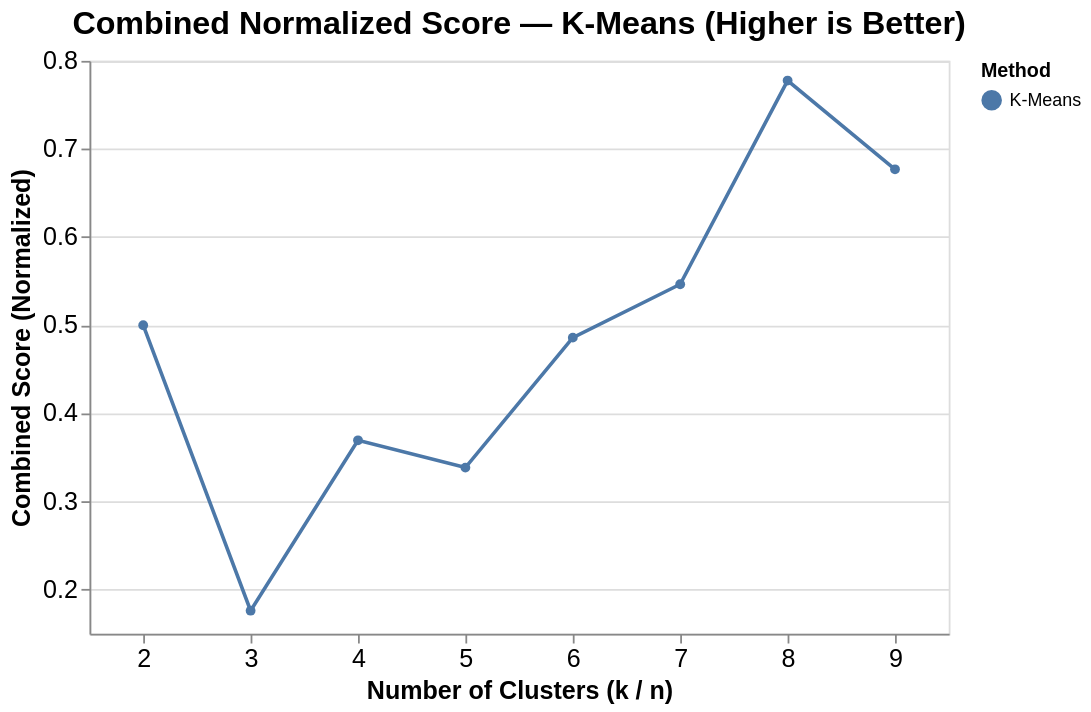

This figure's notebook cell:
### Code cell
def minmax(x):
    x = np.array(x)
    return (x - np.nanmin(x)) / (np.nanmax(x) - np.nanmin(x))


def compute_combined_score(inertias, silhouette_scores, db_scores, ch_scores):
    """Normalize and combine four K-Means metrics into a single score (higher is better)."""
    norm_inertia    = 1 - minmax(inertias)      # lower is better → invert
    norm_silhouette = minmax(silhouette_scores)
    norm_db         = 1 - minmax(db_scores)     # lower is better → invert
    norm_ch         = minmax(ch_scores)
    return (norm_inertia + norm_silhouette + norm_db + norm_ch) / 4


def build_metrics_df(k_range, inertias, silhouette_scores, db_scores, ch_scores, combined_score):
    """Build a summary DataFrame of all K-Means evaluation metrics."""
    return pd.DataFrame({
        'k': list(k_range),
        'Inertia': inertias,
        'Silhouette': silhouette_scores,
        'Davies-Bouldin': db_scores,
        'Calinski-Harabasz': ch_scores,
        'Combined_Score': combined_score
    })


def select_optimal_k(k_range, combined_score, top_n=4):
    """Return the top-n k values by combined score and the single best k."""
    top_idx = np.argsort(combined_score)[-top_n:][::-1]
    top_k   = [list(k_range)[i] for i in top_idx]
    return top_k, top_k[0]


def find_optimal_k(X_data, k_range=range(2, 10)):
    """Find optimal k for a dataset using combined normalized metrics."""
    inertias_era, silhouette_era, db_era, ch_era = [], [], [], []
    for k in k_range:
        kmeans = KMeans(n_clusters=k, random_state=42, n_init=10)
        labels = kmeans.fit_predict(X_data)
        inertias_era.append(kmeans.inertia_)
        silhouette_era.append(silhouette_score(X_data, labels))
        db_era.append(davies_bouldin_score(X_data, labels))
        ch_era.append(calinski_harabasz_score(X_data, labels))
    combined_era = compute_combined_score(inertias_era, silhouette_era, db_era, ch_era)
    return list(k_range)[np.argmax(combined_era)]


def apply_kmeans(X, n_clusters):
    """Fit KMeans and return (model, labels)."""
    model = KMeans(n_clusters=n_clusters, random_state=42, n_init=20)
    labels = model.fit_predict(X)
    return model, labels


def plot_combined_score(k_range, combined_score):
    """Return an Altair chart of the combined normalized score vs k."""
    df = pd.DataFrame([
        {'k': k, 'Method': 'K-Means', 'Combined_Score': s}
        for k, s in zip(list(k_range), combined_score)
    ])
    return (
        alt.Chart(df).mark_line(point=True).encode(
            x=alt.X('k:O', title='Number of Clusters (k / n)', axis=alt.Axis(labelAngle=0)),
            y=alt.Y('Combined_Score:Q', title='Combined Score (Normalized)', scale=alt.Scale(zero=False)),
            color=alt.Color(
                'Method:N',
                scale=alt.Scale(domain=['K-Means'], range=['#4C78A8']),
                title='Method'
            ),
            tooltip=['k', 'Method', alt.Tooltip('Combined_Score:Q', format='.4f')]
        ).properties(
            title='Combined Normalized Score — K-Means (Higher is Better)',
            width=alt.Step(60),
            height=320
        ).configure_axis(
            labelFontSize=14,
            titleFontSize=14,
        ).configure_title(
            fontSize=18
        )
    )

combined_score = compute_combined_score(inertias_arr, silhouette_arr, db_arr, ch_arr)
metrics_df     = build_metrics_df(k_range, inertias, silhouette_scores, davies_bouldin_scores,
                                   calinski_harabasz_scores, combined_score)
top_k, optimal_k = select_optimal_k(k_range, combined_score)

_, kmeans_labels = apply_kmeans(reduced_X_scaled_minus_noise, optimal_k)
selected_features_minus_noise['KMeans_Cluster'] = kmeans_labels

print("K-Means Metrics Summary:")
print(metrics_df.to_string(index=False))
print(f"\nTop 4 k by combined normalized metrics (K-Means): {top_k}")
print(f"Optimal k selected for K-Means: {optimal_k}")

# Calculate optimal k for each era
era_datasets_raw = {
    'All Periods':           selected_features_minus_noise,
    'Pre-COVID (2016-2019)': pre_covid_sf_minus_noise,
    'COVID (2020-2021)':     covid_sf_minus_noise,
    'Post-COVID (2022-2025)': post_covid_sf_minus_noise
}

era_optimal_k = {}
print("\n" + "="*70)
print("Finding optimal k for each era:")
for era_name, era_df in era_datasets_raw.items():
    era_feature_cols = [col for col in era_df.columns if col not in ['Ticker', 'Company', 'Industrykey', 'Category']]
    era_optimal_k[era_name] = find_optimal_k(era_df[era_feature_cols].values)
    print(f"  {era_name}: k = {era_optimal_k[era_name]}")
print("="*70)

plot_combined_score(k_range, combined_score)

### Figure 1 — Vega-Lite specification as saved in the notebook (floating-point values rounded to 4 significant figures)
{"config": {"view": {"continuousWidth": 300, "continuousHeight": 300}, "axis": {"labelFontSize": 14, "titleFontSize": 14}, "title": {"fontSize": 18}}, "data": {"name": "data-5c10b0e7e14027ceda49f11291b4a81e"}, "mark": {"type": "line", "point": true}, "encoding": {"color": {"field": "Method", "scale": {"domain": ["K-Means"], "range": ["#4C78A8"]}, "title": "Method", "type": "nominal"}, "tooltip": [{"field": "k", "type": "quantitative"}, {"field": "Method", "type": "nominal"}, {"field": "Combined_Score", "format": ".4f", "type": "quantitative"}], "x": {"axis": {"labelAngle": 0}, "field": "k", "title": "Number of Clusters (k / n)", "type": "ordinal"}, "y": {"field": "Combined_Score", "scale": {"zero": false}, "title": "Combined Score (Normalized)", "type": "quantitative"}}, "height": 320, "title": "Combined Normalized Score — K-Means (Higher is Better)", "width": {"step": 60}, "$schema": "https://vega.github.io/schema/vega-lite/v6.1.0.json", "datasets": {"data-5c10b0e7e14027ceda49f11291b4a81e": [{"k": 2, "Method": "K-Means", "Combined_Score": 0.5}, {"k": 3, "Method": "K-Means", "Combined_Score": 0.1761}, {"k": 4, "Method": "K-Means", "Combined_Score": 0.3694}, {"k": 5, "Method": "K-Means", "Combined_Score": 0.3384}, {"k": 6, "Method": "K-Means", "Combined_Score": 0.4859}, {"k": 7, "Method": "K-Means", "Combined_Score": 0.5465}, {"k": 8, "Method": "K-Means", "Combined_Score": 0.7776}, {"k": 9, "Method": "K-Means", "Combined_Score": 0.6769}]}}
